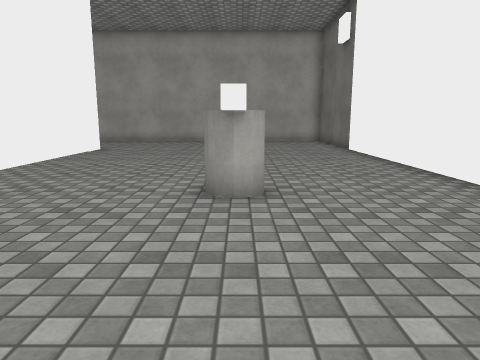
[1] (above)

12 first-person views from a walk through a scene from a Unity 3-D project. The camera is 1.2 m above the floor, tilts 10° down and sees 70° across. The floor is counted in squares, 1 m on a side. Each view is taken from the middle of a square. On the plan, view 1 faces up. The plan holds only what a view shows up to about 14 squares ahead; the rest is blank. The place goes on beyond the plan. The player is left out. Surface patterns are stand-ins for the level's own textures.

[2]
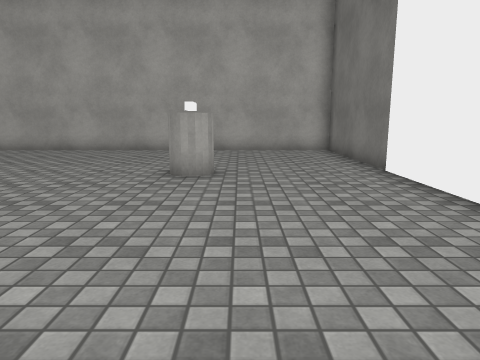

[3]
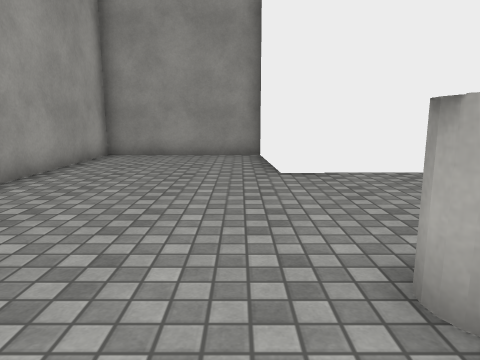

[4]
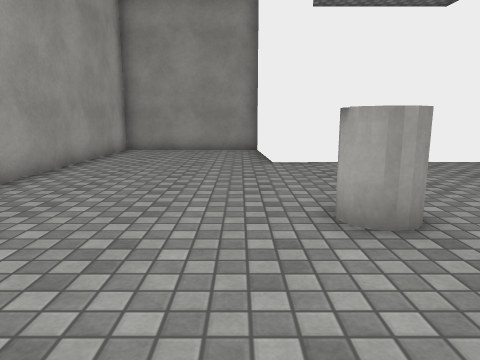

[5]
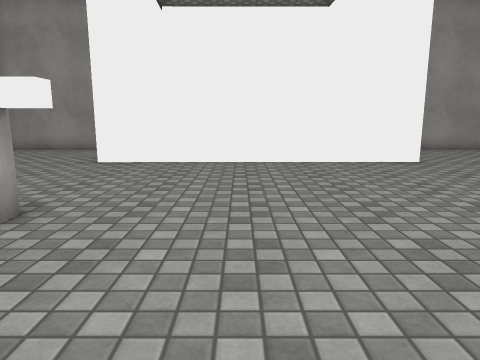

[6]
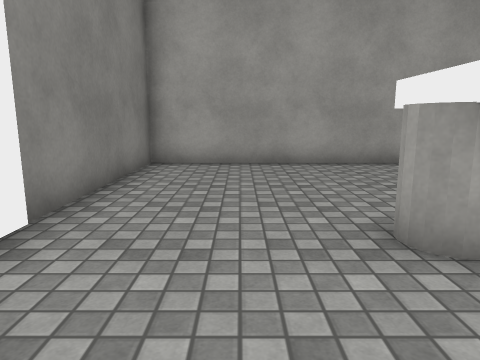

[7]
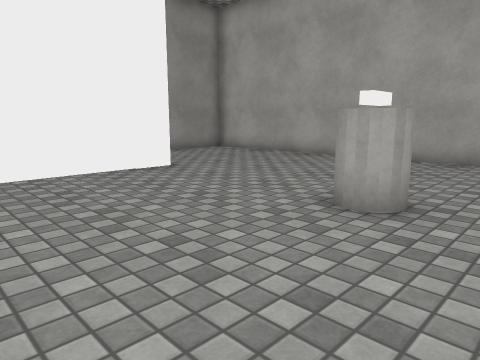

[8]
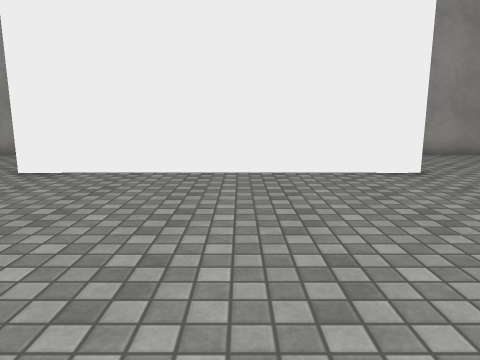

[9]
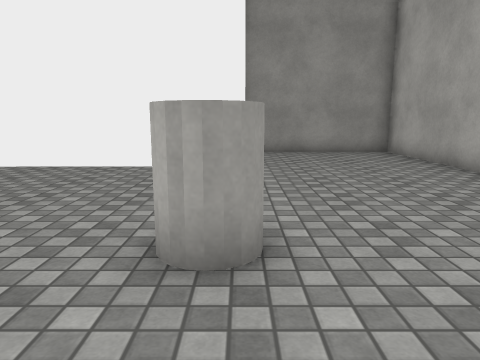

[10]
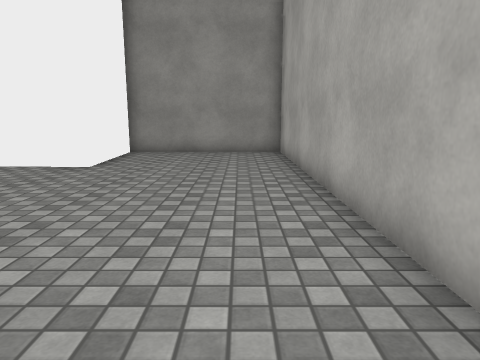

[11]
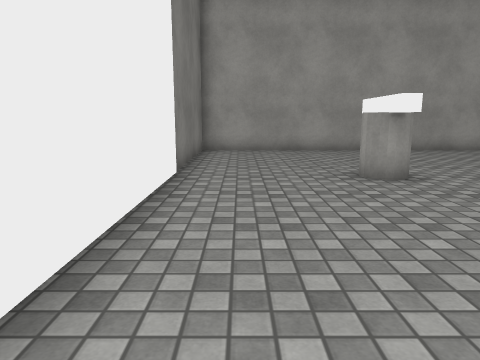

[12]
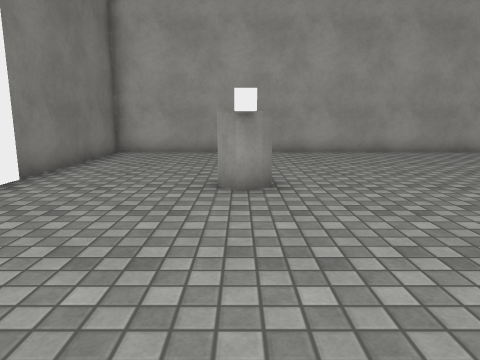

### Floor plan
Points are (right, up) in squares from view 1. A wall is a line through its corners. A room is listed if a view was taken in it or the views show most of it. See-through windows are left out.
Room 1 (views 1, 2, 3, 4, 5, 6, 7, 8, 9, 10, 11, 12)
walls: (0.1, 5.6) (0.1, 4.7) (-0.4, 4.7); (-12, 5.6) (-5.7, 5.9) (-5.7, 4.9) (-9.8, 4.7) (-9.8, -0.6) (4.5, -0.6) (4.5, 19.5) (-9.8, 19.5) (-9.8, 13.9) (-5.8, 14.1) (-5.8, 13.1) (-11.6, 12.8) (-11.6, 5.6)
objects: other object (0, 6); other object (0, 13) to (0, 14)

Positions as (right, up) in squares from view 1, and headings:
1: (0, 0), facing up
2: (1, 6), facing up
3: (2, 4), facing left
4: (4, 4), facing left
5: (4, 9), facing left
6: (2, 9), facing down
7: (2, 9), facing up-left
8: (2, 10), facing left
9: (3, 14), facing left
10: (3, 18), facing left
11: (3, 13), facing down
12: (0, 12), facing down
